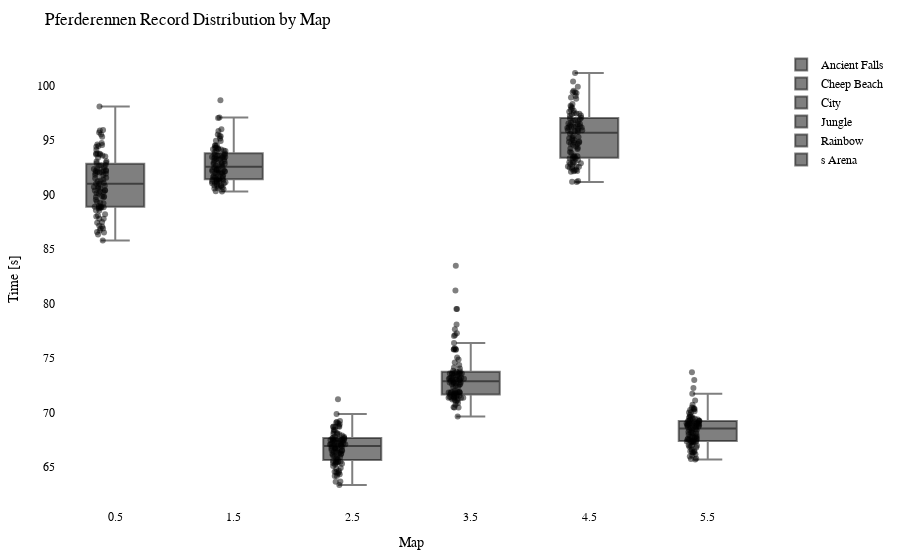

The code cell stored with this chart in its notebook:
### Code cell
import plotly.graph_objects as go
import plotly.io as pio

df = getRecordsDataframe(minigame="Pferderennen")

# Calculate the offset for centering the data points
num_columns = len(df.columns)
offset = 0.5

# Create a Swarm plot using Plotly
fig = go.Figure()

for i, column in enumerate(df.columns):
    x_values = [i + offset] * len(df[column])  # Adjust x-values with offset for horizontal centering
    fig.add_trace(go.Box(x=x_values,
                         y=df[column],
                         name=column,
                         boxpoints='all',
                         pointpos=-0.5,  # Adjust point position to prevent overlapping
                         marker=dict(color='rgba(0,0,0,0.5)', size=6),  # Adjust marker color and size
                         hovertext=df.index,
                         hoverinfo='text+y'))

fig.update_layout(title="Pferderennen Record Distribution by Map",
                  xaxis=dict(title="Map"),
                  yaxis=dict(title="Time [s]"),
                  showlegend=True,
                  font=dict(family="Arial", size=12, color="black"),  # Customize font
                  plot_bgcolor="white",  # Set background color
                  margin=dict(l=50, r=50, t=50, b=50),  # Adjust margins for better layout
                  )

pio.show(fig)

pio.write_html(fig, "out/pferd_swarm_plot.html")

### Figure 1 — Plotly figure (JSON) as saved in the notebook; plotly's stock layout.template omitted (floating-point values rounded to 4 significant figures)
{"data": [{"boxpoints": "all", "hoverinfo": "text+y", "hovertext": ["20LeRe10", "agowskyy", "Anni808", "Axollotel", "BacardiSprite", "bawskey", "BusinessBent", "ByNetherdude", "byTobi", "cediiiiii_10", "Chander24", "Chrisi20101", "crocodile1870", "cxl1lo", "DarkCobweb", "deadfiight", "DerBaumIstDerWeg", "Dokkkkko", "Ex4cted", "Falke23_5", "Feinberg", "Fflopse", "ForceFox", "Freeeedom", "frutigall", "GamemasterNiki", "GeneralEnte06", "Gerrygames", "Gobo9", "GrafikKatze", "Grapfen", "Gummibearchen", "H1ghsay", "h4nnes", "Harold_Sensemann", "HerrDante", "itemTooltipExport", "Jan2220", "JennieKim", "jimmi1410", "JOW23", "Joy_8oy", "JustK1lling", "KakaMC", "Kanickelul", "Kokochampi", "Kokochampo", "Krusti", "Kyuudo", "LeWi_100", "Livgo", "lizsyy", "LordAlexos", "Lubotter2009", "Luis_XYZ", "M0orey_0", "marbrueck", "Martomias", "Mincheeen", "MrNulfred", "Mvsk_", "Nexilus", "Ninivee", "officialryzon", "Oronor", "PedroZockt", "Picutar", "PixlNight", "PolizeiDreamy", "Radattel", "Raefinzs", "Ritokii", "rXzEr_Justin", "Sackkerl", "SB387", "schmaarek", "ScreamingBlatz", "Sebi1801", "Seemops_8", "Sey__", "Shiewk", "Snitcherella", "SpeckyCut", "StaudammAusHolz", "Tomiokey", "tsuneee", "twitchparaskiill", "Txlentierter", "Umgfoin", "WirdNichtGeladen", "Wissender", "xBaumeisterin", "xX_Dima_ggg_Xx6", "xX_Masha_ggg_Xx9", "ymq_", "yzvm", "zTotito", "_n3d", "_Waldi_"], "marker": {"color": "rgba(0,0,0,0.5)", "size": 6}, "name": "Ancient Falls", "pointpos": -0.5, "type": "box", "x": [0.5, 0.5, 0.5, 0.5, 0.5, 0.5, 0.5, 0.5, 0.5, 0.5, 0.5, 0.5, 0.5, 0.5, 0.5, 0.5, 0.5, 0.5, 0.5, 0.5, 0.5, 0.5, 0.5, 0.5, 0.5, 0.5, 0.5, 0.5, 0.5, 0.5, 0.5, 0.5, 0.5, 0.5, 0.5, 0.5, 0.5, 0.5, 0.5, 0.5, 0.5, 0.5, 0.5, 0.5, 0.5, 0.5, 0.5, 0.5, 0.5, 0.5, 0.5, 0.5, 0.5, 0.5, 0.5, 0.5, 0.5, 0.5, 0.5, 0.5, 0.5, 0.5, 0.5, 0.5, 0.5, 0.5, 0.5, 0.5, 0.5, 0.5, 0.5, 0.5, 0.5, 0.5, 0.5, 0.5, 0.5, 0.5, 0.5, 0.5, 0.5, 0.5, 0.5, 0.5, 0.5, 0.5, 0.5, 0.5, 0.5, 0.5, 0.5, 0.5, 0.5, 0.5, 0.5, 0.5, 0.5, 0.5, 0.5], "y": [93.05, 94.13, 91.55, 92.5, 92.37, 88.84, 94.47, 94.6, 93.69, 86.89, 93.78, 88.84, 89.21, 89.27, 92.11, 92.34, 90.75, 92.03, 87.98, 93.39, null, 85.8, 95.9, 88.09, 88.8, 89.84, 87.16, 93.76, 86.57, 92.07, 90.09, 87.48, 90.82, 91.23, 94.41, 88.84, null, 88.96, 93.79, 92.16, 92.16, 90.38, 90.27, 91.01, null, 95.7, 94.57, 94.74, 89.34, 88.55, 91.91, 86.52, 93.06, 91.51, 88.55, 91.81, 92.65, 90.7, 89.76, 92.21, 98.09, 91.4, 90.13, 91.3, 93.69, 87.41, 90.61, 89.83, 95.52, 93.5, 91.06, 95.31, 91.01, 92.24, 92.92, 86.89, 92.72, null, 90.24, 87.78, 90.41, 87.06, 95.94, 89.53, 90.56, 86.34, 92.71, 90.39, 88.2, 92.89, 89.79, 88.72, 88.89, 92.0, 86.71, 87.79, 91.82, 88.88, 93.59]}, {"boxpoints": "all", "hoverinfo": "text+y", "hovertext": ["20LeRe10", "agowskyy", "Anni808", "Axollotel", "BacardiSprite", "bawskey", "BusinessBent", "ByNetherdude", "byTobi", "cediiiiii_10", "Chander24", "Chrisi20101", "crocodile1870", "cxl1lo", "DarkCobweb", "deadfiight", "DerBaumIstDerWeg", "Dokkkkko", "Ex4cted", "Falke23_5", "Feinberg", "Fflopse", "ForceFox", "Freeeedom", "frutigall", "GamemasterNiki", "GeneralEnte06", "Gerrygames", "Gobo9", "GrafikKatze", "Grapfen", "Gummibearchen", "H1ghsay", "h4nnes", "Harold_Sensemann", "HerrDante", "itemTooltipExport", "Jan2220", "JennieKim", "jimmi1410", "JOW23", "Joy_8oy", "JustK1lling", "KakaMC", "Kanickelul", "Kokochampi", "Kokochampo", "Krusti", "Kyuudo", "LeWi_100", "Livgo", "lizsyy", "LordAlexos", "Lubotter2009", "Luis_XYZ", "M0orey_0", "marbrueck", "Martomias", "Mincheeen", "MrNulfred", "Mvsk_", "Nexilus", "Ninivee", "officialryzon", "Oronor", "PedroZockt", "Picutar", "PixlNight", "PolizeiDreamy", "Radattel", "Raefinzs", "Ritokii", "rXzEr_Justin", "Sackkerl", "SB387", "schmaarek", "ScreamingBlatz", "Sebi1801", "Seemops_8", "Sey__", "Shiewk", "Snitcherella", "SpeckyCut", "StaudammAusHolz", "Tomiokey", "tsuneee", "twitchparaskiill", "Txlentierter", "Umgfoin", "WirdNichtGeladen", "Wissender", "xBaumeisterin", "xX_Dima_ggg_Xx6", "xX_Masha_ggg_Xx9", "ymq_", "yzvm", "zTotito", "_n3d", "_Waldi_"], "marker": {"color": "rgba(0,0,0,0.5)", "size": 6}, "name": "Cheep Beach", "pointpos": -0.5, "type": "box", "x": [1.5, 1.5, 1.5, 1.5, 1.5, 1.5, 1.5, 1.5, 1.5, 1.5, 1.5, 1.5, 1.5, 1.5, 1.5, 1.5, 1.5, 1.5, 1.5, 1.5, 1.5, 1.5, 1.5, 1.5, 1.5, 1.5, 1.5, 1.5, 1.5, 1.5, 1.5, 1.5, 1.5, 1.5, 1.5, 1.5, 1.5, 1.5, 1.5, 1.5, 1.5, 1.5, 1.5, 1.5, 1.5, 1.5, 1.5, 1.5, 1.5, 1.5, 1.5, 1.5, 1.5, 1.5, 1.5, 1.5, 1.5, 1.5, 1.5, 1.5, 1.5, 1.5, 1.5, 1.5, 1.5, 1.5, 1.5, 1.5, 1.5, 1.5, 1.5, 1.5, 1.5, 1.5, 1.5, 1.5, 1.5, 1.5, 1.5, 1.5, 1.5, 1.5, 1.5, 1.5, 1.5, 1.5, 1.5, 1.5, 1.5, 1.5, 1.5, 1.5, 1.5, 1.5, 1.5, 1.5, 1.5, 1.5, 1.5], "y": [94, 92.15, 93.21, 94.3, 91.03, 91.66, 95.53, 94.93, 94.06, 90.31, 93.28, 91.58, 91.36, 91.34, 92.25, 94.15, 92.96, 94.5, 91.43, 92.4, 96.01, 90.28, 94.31, 90.59, 91.2, 92.78, 90.56, 91.96, 90.78, 92.24, 91.81, 90.85, 94.24, 91.63, 92.71, 90.73, null, 92.3, 93.07, 93.28, 91.0, 92.57, 97.09, 91.3, 98.66, 95.84, 97.03, 94.17, 91.51, 91.17, 93.46, 90.82, 94.96, 93.89, 91.71, 93.66, 92.9, 92.0, 92.83, 92.81, 95.15, 93.47, 91.99, null, 95.39, 91.15, 91.99, 92.12, 93.45, 94.51, 93.61, 93.43, 93.45, 93.78, 93.69, 90.49, 94.01, 93.13, 91.31, 90.85, 91.95, 91.47, 93.28, 92.49, 92.67, 91.44, 93.57, 94.17, 91.09, 92.26, 92.32, 91.04, 92.16, 94.51, 90.67, 91.26, 95.36, 91.24, 93.37]}, {"boxpoints": "all", "hoverinfo": "text+y", "hovertext": ["20LeRe10", "agowskyy", "Anni808", "Axollotel", "BacardiSprite", "bawskey", "BusinessBent", "ByNetherdude", "byTobi", "cediiiiii_10", "Chander24", "Chrisi20101", "crocodile1870", "cxl1lo", "DarkCobweb", "deadfiight", "DerBaumIstDerWeg", "Dokkkkko", "Ex4cted", "Falke23_5", "Feinberg", "Fflopse", "ForceFox", "Freeeedom", "frutigall", "GamemasterNiki", "GeneralEnte06", "Gerrygames", "Gobo9", "GrafikKatze", "Grapfen", "Gummibearchen", "H1ghsay", "h4nnes", "Harold_Sensemann", "HerrDante", "itemTooltipExport", "Jan2220", "JennieKim", "jimmi1410", "JOW23", "Joy_8oy", "JustK1lling", "KakaMC", "Kanickelul", "Kokochampi", "Kokochampo", "Krusti", "Kyuudo", "LeWi_100", "Livgo", "lizsyy", "LordAlexos", "Lubotter2009", "Luis_XYZ", "M0orey_0", "marbrueck", "Martomias", "Mincheeen", "MrNulfred", "Mvsk_", "Nexilus", "Ninivee", "officialryzon", "Oronor", "PedroZockt", "Picutar", "PixlNight", "PolizeiDreamy", "Radattel", "Raefinzs", "Ritokii", "rXzEr_Justin", "Sackkerl", "SB387", "schmaarek", "ScreamingBlatz", "Sebi1801", "Seemops_8", "Sey__", "Shiewk", "Snitcherella", "SpeckyCut", "StaudammAusHolz", "Tomiokey", "tsuneee", "twitchparaskiill", "Txlentierter", "Umgfoin", "WirdNichtGeladen", "Wissender", "xBaumeisterin", "xX_Dima_ggg_Xx6", "xX_Masha_ggg_Xx9", "ymq_", "yzvm", "zTotito", "_n3d", "_Waldi_"], "marker": {"color": "rgba(0,0,0,0.5)", "size": 6}, "name": "City", "pointpos": -0.5, "type": "box", "x": [2.5, 2.5, 2.5, 2.5, 2.5, 2.5, 2.5, 2.5, 2.5, 2.5, 2.5, 2.5, 2.5, 2.5, 2.5, 2.5, 2.5, 2.5, 2.5, 2.5, 2.5, 2.5, 2.5, 2.5, 2.5, 2.5, 2.5, 2.5, 2.5, 2.5, 2.5, 2.5, 2.5, 2.5, 2.5, 2.5, 2.5, 2.5, 2.5, 2.5, 2.5, 2.5, 2.5, 2.5, 2.5, 2.5, 2.5, 2.5, 2.5, 2.5, 2.5, 2.5, 2.5, 2.5, 2.5, 2.5, 2.5, 2.5, 2.5, 2.5, 2.5, 2.5, 2.5, 2.5, 2.5, 2.5, 2.5, 2.5, 2.5, 2.5, 2.5, 2.5, 2.5, 2.5, 2.5, 2.5, 2.5, 2.5, 2.5, 2.5, 2.5, 2.5, 2.5, 2.5, 2.5, 2.5, 2.5, 2.5, 2.5, 2.5, 2.5, 2.5, 2.5, 2.5, 2.5, 2.5, 2.5, 2.5, 2.5], "y": [67.46, 69.12, 66.19, 68.41, 64.89, 65.8, 67.88, 71.21, 68.03, 63.66, 69.07, 65.52, 65.9, 65.37, 66.95, 68.0, 67.51, 67.65, 65.29, 66.71, 69.0, 63.32, 66.48, 65.46, 66.26, 67.04, 64.64, 66.84, 64.39, 65.57, 66.71, 65.07, 67.42, 65.7, 68.11, 64.17, null, 67.29, 67.49, 68.67, 65.97, 66.68, 66.38, 65.2, 66.45, 69.2, 68.69, 66.35, 65.36, 65.48, 66.52, 64.17, 66.05, 67.24, 67.52, 68.36, 67.62, 66.68, 66.22, 67.29, 68.76, 67.76, 66.98, null, 67.35, 64.83, 68.21, 67.1, 66.94, 68.65, 66.89, 67.61, 67.17, 66.97, 67.56, 64.31, 66.15, 67.39, 65.91, 64.53, 66.84, 66.39, 68.68, 67.46, 67.18, 64.54, 67.1, null, 65.35, 67.77, 66.52, 67.67, 67.07, 68.91, 64.48, 63.62, 67.99, 65.41, 69.86]}, {"boxpoints": "all", "hoverinfo": "text+y", "hovertext": ["20LeRe10", "agowskyy", "Anni808", "Axollotel", "BacardiSprite", "bawskey", "BusinessBent", "ByNetherdude", "byTobi", "cediiiiii_10", "Chander24", "Chrisi20101", "crocodile1870", "cxl1lo", "DarkCobweb", "deadfiight", "DerBaumIstDerWeg", "Dokkkkko", "Ex4cted", "Falke23_5", "Feinberg", "Fflopse", "ForceFox", "Freeeedom", "frutigall", "GamemasterNiki", "GeneralEnte06", "Gerrygames", "Gobo9", "GrafikKatze", "Grapfen", "Gummibearchen", "H1ghsay", "h4nnes", "Harold_Sensemann", "HerrDante", "itemTooltipExport", "Jan2220", "JennieKim", "jimmi1410", "JOW23", "Joy_8oy", "JustK1lling", "KakaMC", "Kanickelul", "Kokochampi", "Kokochampo", "Krusti", "Kyuudo", "LeWi_100", "Livgo", "lizsyy", "LordAlexos", "Lubotter2009", "Luis_XYZ", "M0orey_0", "marbrueck", "Martomias", "Mincheeen", "MrNulfred", "Mvsk_", "Nexilus", "Ninivee", "officialryzon", "Oronor", "PedroZockt", "Picutar", "PixlNight", "PolizeiDreamy", "Radattel", "Raefinzs", "Ritokii", "rXzEr_Justin", "Sackkerl", "SB387", "schmaarek", "ScreamingBlatz", "Sebi1801", "Seemops_8", "Sey__", "Shiewk", "Snitcherella", "SpeckyCut", "StaudammAusHolz", "Tomiokey", "tsuneee", "twitchparaskiill", "Txlentierter", "Umgfoin", "WirdNichtGeladen", "Wissender", "xBaumeisterin", "xX_Dima_ggg_Xx6", "xX_Masha_ggg_Xx9", "ymq_", "yzvm", "zTotito", "_n3d", "_Waldi_"], "marker": {"color": "rgba(0,0,0,0.5)", "size": 6}, "name": "Jungle", "pointpos": -0.5, "type": "box", "x": [3.5, 3.5, 3.5, 3.5, 3.5, 3.5, 3.5, 3.5, 3.5, 3.5, 3.5, 3.5, 3.5, 3.5, 3.5, 3.5, 3.5, 3.5, 3.5, 3.5, 3.5, 3.5, 3.5, 3.5, 3.5, 3.5, 3.5, 3.5, 3.5, 3.5, 3.5, 3.5, 3.5, 3.5, 3.5, 3.5, 3.5, 3.5, 3.5, 3.5, 3.5, 3.5, 3.5, 3.5, 3.5, 3.5, 3.5, 3.5, 3.5, 3.5, 3.5, 3.5, 3.5, 3.5, 3.5, 3.5, 3.5, 3.5, 3.5, 3.5, 3.5, 3.5, 3.5, 3.5, 3.5, 3.5, 3.5, 3.5, 3.5, 3.5, 3.5, 3.5, 3.5, 3.5, 3.5, 3.5, 3.5, 3.5, 3.5, 3.5, 3.5, 3.5, 3.5, 3.5, 3.5, 3.5, 3.5, 3.5, 3.5, 3.5, 3.5, 3.5, 3.5, 3.5, 3.5, 3.5, 3.5, 3.5, 3.5], "y": [73.64, 79.48, 72.67, 77.02, 71.32, 75.75, null, 75.78, 73.7, 70.47, 74.11, 71.91, 72.31, 71.7, 73.52, 73.57, 72.73, 72.96, 71.81, 74.86, 76.37, 69.62, 73.14, 71.1, 73.03, 71.99, 70.97, 73.78, 71.34, 71.44, 71.78, 71.27, 73.23, 71.43, 75.89, 71.34, null, 72.9, 72.54, 73.39, 71.87, 74.35, 71.14, 71.45, null, 74.59, null, 73.59, 73.23, 70.45, 73.11, 70.85, 77.64, 72.44, 72.38, 73.1, 73.17, 72.77, 73.03, 72.6, 77.26, 79.5, 72.58, 73.04, 75.81, 70.69, 73.49, 72.76, 73.62, 77.1, 73.09, 83.47, 73.54, 73.39, 75.03, 71.19, 74.04, null, 71.79, 71.81, 71.55, 71.55, 78.07, 71.65, 73.83, 71.35, 81.18, null, 71.88, 72.72, 71.63, 71.72, 71.87, 72.87, 70.44, 71.44, 73.58, 71.25, 75.8]}, {"boxpoints": "all", "hoverinfo": "text+y", "hovertext": ["20LeRe10", "agowskyy", "Anni808", "Axollotel", "BacardiSprite", "bawskey", "BusinessBent", "ByNetherdude", "byTobi", "cediiiiii_10", "Chander24", "Chrisi20101", "crocodile1870", "cxl1lo", "DarkCobweb", "deadfiight", "DerBaumIstDerWeg", "Dokkkkko", "Ex4cted", "Falke23_5", "Feinberg", "Fflopse", "ForceFox", "Freeeedom", "frutigall", "GamemasterNiki", "GeneralEnte06", "Gerrygames", "Gobo9", "GrafikKatze", "Grapfen", "Gummibearchen", "H1ghsay", "h4nnes", "Harold_Sensemann", "HerrDante", "itemTooltipExport", "Jan2220", "JennieKim", "jimmi1410", "JOW23", "Joy_8oy", "JustK1lling", "KakaMC", "Kanickelul", "Kokochampi", "Kokochampo", "Krusti", "Kyuudo", "LeWi_100", "Livgo", "lizsyy", "LordAlexos", "Lubotter2009", "Luis_XYZ", "M0orey_0", "marbrueck", "Martomias", "Mincheeen", "MrNulfred", "Mvsk_", "Nexilus", "Ninivee", "officialryzon", "Oronor", "PedroZockt", "Picutar", "PixlNight", "PolizeiDreamy", "Radattel", "Raefinzs", "Ritokii", "rXzEr_Justin", "Sackkerl", "SB387", "schmaarek", "ScreamingBlatz", "Sebi1801", "Seemops_8", "Sey__", "Shiewk", "Snitcherella", "SpeckyCut", "StaudammAusHolz", "Tomiokey", "tsuneee", "twitchparaskiill", "Txlentierter", "Umgfoin", "WirdNichtGeladen", "Wissender", "xBaumeisterin", "xX_Dima_ggg_Xx6", "xX_Masha_ggg_Xx9", "ymq_", "yzvm", "zTotito", "_n3d", "_Waldi_"], "marker": {"color": "rgba(0,0,0,0.5)", "size": 6}, "name": "Rainbow", "pointpos": -0.5, "type": "box", "x": [4.5, 4.5, 4.5, 4.5, 4.5, 4.5, 4.5, 4.5, 4.5, 4.5, 4.5, 4.5, 4.5, 4.5, 4.5, 4.5, 4.5, 4.5, 4.5, 4.5, 4.5, 4.5, 4.5, 4.5, 4.5, 4.5, 4.5, 4.5, 4.5, 4.5, 4.5, 4.5, 4.5, 4.5, 4.5, 4.5, 4.5, 4.5, 4.5, 4.5, 4.5, 4.5, 4.5, 4.5, 4.5, 4.5, 4.5, 4.5, 4.5, 4.5, 4.5, 4.5, 4.5, 4.5, 4.5, 4.5, 4.5, 4.5, 4.5, 4.5, 4.5, 4.5, 4.5, 4.5, 4.5, 4.5, 4.5, 4.5, 4.5, 4.5, 4.5, 4.5, 4.5, 4.5, 4.5, 4.5, 4.5, 4.5, 4.5, 4.5, 4.5, 4.5, 4.5, 4.5, 4.5, 4.5, 4.5, 4.5, 4.5, 4.5, 4.5, 4.5, 4.5, 4.5, 4.5, 4.5, 4.5, 4.5, 4.5], "y": [99.91, 98.92, 95.79, 95.75, 92.92, 97.95, 98.33, 99.41, 94.79, 91.15, 99.39, 93.92, 92.89, 95.38, 94.8, 96.25, 94.24, 96.36, 92.97, 95.92, 96.25, 91.24, 93.53, 92.21, 94.87, 94.84, 93.84, 95.22, 91.19, 92.56, 93.32, 93.03, 97.51, 93.34, 96.19, 92.29, null, 95.17, 96.84, 96.11, 92.56, 97.39, 97.83, 93.19, null, 99.54, 97.61, 96.64, 96.03, 92.1, 97.28, 92.17, 101.2, 95.59, 96.48, 96.23, 97.02, 95.29, 96.46, 94.67, 97.05, 98.17, 96.78, null, 97.45, 92.14, 96.17, 93.0, 96.28, 99.06, 97.25, 96.72, 96.54, 95.82, 95.91, 92.57, 96.92, 97.72, 94.58, 93.57, 93.34, 92.56, 98.8, 94.43, 98.08, 92.37, 95.88, 92.5, 94.99, 95.09, 94.31, 94.19, 94.68, 100.4, 92.81, 93.47, 99.34, 93.46, 97.44]}, {"boxpoints": "all", "hoverinfo": "text+y", "hovertext": ["20LeRe10", "agowskyy", "Anni808", "Axollotel", "BacardiSprite", "bawskey", "BusinessBent", "ByNetherdude", "byTobi", "cediiiiii_10", "Chander24", "Chrisi20101", "crocodile1870", "cxl1lo", "DarkCobweb", "deadfiight", "DerBaumIstDerWeg", "Dokkkkko", "Ex4cted", "Falke23_5", "Feinberg", "Fflopse", "ForceFox", "Freeeedom", "frutigall", "GamemasterNiki", "GeneralEnte06", "Gerrygames", "Gobo9", "GrafikKatze", "Grapfen", "Gummibearchen", "H1ghsay", "h4nnes", "Harold_Sensemann", "HerrDante", "itemTooltipExport", "Jan2220", "JennieKim", "jimmi1410", "JOW23", "Joy_8oy", "JustK1lling", "KakaMC", "Kanickelul", "Kokochampi", "Kokochampo", "Krusti", "Kyuudo", "LeWi_100", "Livgo", "lizsyy", "LordAlexos", "Lubotter2009", "Luis_XYZ", "M0orey_0", "marbrueck", "Martomias", "Mincheeen", "MrNulfred", "Mvsk_", "Nexilus", "Ninivee", "officialryzon", "Oronor", "PedroZockt", "Picutar", "PixlNight", "PolizeiDreamy", "Radattel", "Raefinzs", "Ritokii", "rXzEr_Justin", "Sackkerl", "SB387", "schmaarek", "ScreamingBlatz", "Sebi1801", "Seemops_8", "Sey__", "Shiewk", "Snitcherella", "SpeckyCut", "StaudammAusHolz", "Tomiokey", "tsuneee", "twitchparaskiill", "Txlentierter", "Umgfoin", "WirdNichtGeladen", "Wissender", "xBaumeisterin", "xX_Dima_ggg_Xx6", "xX_Masha_ggg_Xx9", "ymq_", "yzvm", "zTotito", "_n3d", "_Waldi_"], "marker": {"color": "rgba(0,0,0,0.5)", "size": 6}, "name": "s Arena", "pointpos": -0.5, "type": "box", "x": [5.5, 5.5, 5.5, 5.5, 5.5, 5.5, 5.5, 5.5, 5.5, 5.5, 5.5, 5.5, 5.5, 5.5, 5.5, 5.5, 5.5, 5.5, 5.5, 5.5, 5.5, 5.5, 5.5, 5.5, 5.5, 5.5, 5.5, 5.5, 5.5, 5.5, 5.5, 5.5, 5.5, 5.5, 5.5, 5.5, 5.5, 5.5, 5.5, 5.5, 5.5, 5.5, 5.5, 5.5, 5.5, 5.5, 5.5, 5.5, 5.5, 5.5, 5.5, 5.5, 5.5, 5.5, 5.5, 5.5, 5.5, 5.5, 5.5, 5.5, 5.5, 5.5, 5.5, 5.5, 5.5, 5.5, 5.5, 5.5, 5.5, 5.5, 5.5, 5.5, 5.5, 5.5, 5.5, 5.5, 5.5, 5.5, 5.5, 5.5, 5.5, 5.5, 5.5, 5.5, 5.5, 5.5, 5.5, 5.5, 5.5, 5.5, 5.5, 5.5, 5.5, 5.5, 5.5, 5.5, 5.5, 5.5, 5.5], "y": [70.22, 69.18, 68.9, 69.14, 66.32, 68.82, 69.2, 70.39, 69.33, 65.72, 68.11, 68.7, 67.6, 67.31, 66.84, 69.07, 69.54, 68.36, 66.56, 67.78, 72.97, 65.94, 71.09, 67.5, 68.57, 68.64, 66.36, 67.25, 65.67, 67.56, 67.41, 66.9, 69.21, 67.28, 68.14, 66.78, null, 69.03, 68.39, 68.92, 67.27, 68.82, 72.24, 67.65, 73.68, 70.0, 69.61, 67.85, 67.86, 68.91, 70.7, 66.42, 71.7, 68.45, 67.28, 69.53, 69.22, 67.73, 67.36, 69.57, 68.61, 70.28, 68.95, 70.31, 69.98, 65.77, 67.75, 68.98, 68.86, 70.1, 69.41, 68.66, 69.21, 69.41, 68.85, 66.35, 68.19, 68.39, 66.47, 68.08, 67.38, 67.49, 70.45, 69.01, 67.65, 66.03, 69.34, 67.29, 66.97, 67.97, 67.41, 68.21, 68.84, 69.75, 66.16, 66.96, 68.78, 66.93, 69.02]}], "layout": {"font": {"color": "black", "family": "Arial", "size": 12}, "margin": {"b": 50, "l": 50, "r": 50, "t": 50}, "plot_bgcolor": "white", "showlegend": true, "title": {"text": "Pferderennen Record Distribution by Map"}, "xaxis": {"title": {"text": "Map"}}, "yaxis": {"title": {"text": "Time [s]"}}}}
